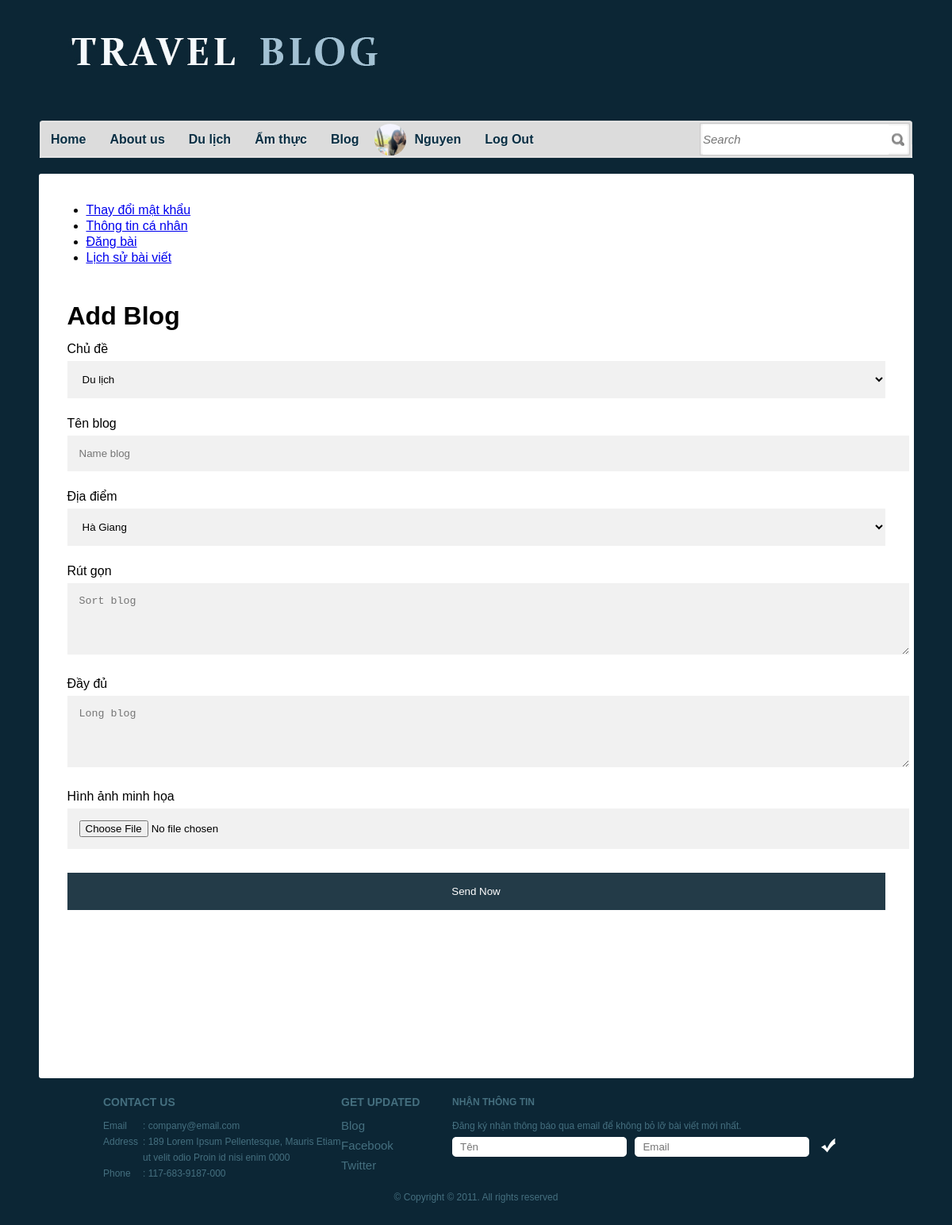
The page /add_blog.php (signed in) on the database its author committed.
### tables this page shows
CREATE TABLE `register` (
  `id_regt` int(11) NOT NULL,
  `Fullname` varchar(50) NOT NULL,
  `email` varchar(30) NOT NULL,
  `password` varchar(10) NOT NULL,
  `gender` varchar(10) NOT NULL,
  `address` varchar(20) NOT NULL,
  `birthday` date NOT NULL,
  `file` varchar(100) NOT NULL,
  `level` int(11) NOT NULL
);

### control.php (called while the page is built, shortened)
<?php
include('connect.php');
 class data{
    public function get_register($email,$pass){
        global $conn;
        $sql="select*from register where email='$email' and password='$pass'";
        $run=mysqli_query($conn,$sql);
        return $run;
    }
 public function select_subject(){
    global $conn;
    $sql="SELECT*from subject";
    $run =mysqli_query($conn,$sql);
    return $run;
 }
public function select_add(){
    global $conn;
    $sql="SELECT*from add_blog";
    $run =mysqli_query($conn,$sql);
    return $run;
}
}

### add_blog.php (the view, shortened to what this page needs)
<!DOCTYPE html>
<?php
include("control.php");
$get_data=new data();
$select_info=$get_data->get_register($_SESSION["email"],$_SESSION["pass"]);
foreach($select_info as $select){
	$name_login=$select["Fullname"];
	$user_avata=$select["file"];
	$id_regt=$select["id_regt"];
}?>
<html>
<head>
	<link rel="stylesheet" href="css/style.css" type="text/css" charset="utf-8" />
</head>
<body>
	<div id="header">
		<a href="admin_login.php" id="logo"><img src="images/logo1.jpg" alt="LOGO" /></a>
		<div id="navigation" class="menu">
			<ul>
			<li class="first"><a href="admin_login.php">Home</a></li>
			<li><a href="about.php">About us</a></li>
			<li><a href="travel.php">Du lịch</a></li>
			<li><a href="culinary.php">Ẩm thực</a></li>
			<li><a href="blog.php">Blog</a></li>
			<li><img src="img/<?php echo $user_avata?>" width="40px" height="40px" style="border-radius:50%;padding-right:0px;">
			</li>
			<li><a class="name" style="padding-left: 0px;margin-left:0px;"><?php echo $name_login;?></a>
		</li>
			<li><a href="logout.php">Log Out</a></li>
			</ul>
		</div>
		<div id="search">
        <form action="" method="POST">
				<input type="text" placeholder="Search" class="txtfield" name="txt_search">
				<input type="submit" value="" class="button" name="btn_search">
			</form>
		</div>
	</div>
	<div id="contents">
		<div class="background">
			<div id="menu">
				<ul>
                <li><a href="user_changepass.php">Thay đổi mật khẩu</a></li>
					<li><a href="user_infor.php?update=<?php echo $id_regt ?>">Thông tin cá nhân</a></li>
					<li><a href="add_blog.php">Đăng bài</a></li>
					<li><a href="user_blog_history.php">Lịch sử bài viết</a></li>
				</ul>
		</div>
		<form enctype="multipart/form-data" method="POST">
        <div class="container" id="cont">
        <h1>Add Blog</h1>
							<label>Chủ đề</label>
							<select name="txt_sub" class="inputs" >
                                <?php
							$sub=$get_data->select_subject();
							foreach($sub as $se){
							?>
                            <option value="<?php echo $se['id_sub'] ?>"><?php echo $se['Name_sub'] ?></option>
							<?php }?>
                         </select>
							<label>Tên blog</label>
							<input type="text" name="txt_nameblog" placeholder="Name blog"  >
							<label>Địa điểm</label>
							<select name="txt_add" class="inputs" >
							<?php
							$se_add=$get_data->select_add();
							foreach($se_add as $add_blog){
							?>
                            <option value="<?php echo $add_blog['id_add'] ?>"><?php echo $add_blog['name_add'] ?></option>
							<?php }?>
                         </select>
							<label>Rút gọn</label>
							<textarea name="txt_sort" placeholder="Sort blog" rows="4"></textarea>
							<label>Đầy đủ</label>
                            <textarea name="txt_long" placeholder="Long blog" rows="4"></textarea>
							<label>Hình ảnh minh họa</label>
							<input type="file" class="file" name="txtFile"/>
							<input type="submit" name="txt_submit" value="Send Now" class="btn3">
        </div>
		</form>
	</div>
	<div id="footer">
		<ul class="contacts">
			<h3>Contact Us</h3>
			<li><span>Email</span><p>: company@email.com</p></li>
			<li><span>Address</span><p>: 189 Lorem Ipsum Pellentesque, Mauris Etiam ut velit odio Proin id nisi enim 0000</p></li>
			<li><span>Phone</span><p>: 117-683-9187-000</p></li>
		</ul>
		<ul id="connect">
			<h3>Get Updated</h3>
			<li><a href="blog.php">Blog</a></li>
			<li><a href="http://facebook.com/freewebsitetemplates" target="_blank">Facebook</a></li>
			<li><a href="http://twitter.com/fwtemplates" target="_blank">Twitter</a></li>
		</ul>
		<div id="newsletter">
			<p><b>Nhận thông tin </b>
				Đăng ký nhận thông báo qua email để không bỏ lỡ bài viết mới nhất.
			</p>
			<form action="" method="post">
				<input type="text" placeholder="Tên" class="txtfield"  name="txt_name"/>
				<input type="text" placeholder="Email" class="txtfield"  name="txt_email"/>
				<input type="submit" value="" class="button" name="btnsub" />
			</form>
		</div>
		<span class="footnote">&copy; Copyright &copy; 2011. All rights reserved</span>
	</div>
</body>
</html>

### css/style.css (style rules this page uses)
html { font-family: Arial, Helvetica, sans-serif; }
body { background-color: #0c2635; margin: 0; }
img { border: 0; }
#header { width: 1100px; margin: 0 auto; padding: 40px 0; position: relative; }
#logo { display: block; padding: 0 0 35px 20px; }
#navigation { background: url(../images/bg-menu-left-curve.gif) no-repeat left bottom; height: 47px; padding: 13px 0 0 4px; position: absolute; bottom: -20px; left: 0; }
#navigation ul { background: url(../images/bg-menu.gif) repeat-x; display: inline-block; height: 40px; width: 840px; list-style: none; margin: 0; padding: 4px 0 3px; }
#navigation li { float: left; font-size: 16px; line-height: 40px; margin: 0 5px; text-align: center; }
#navigation li.first { margin-left: 0; }
#navigation a { color: #092f44; font-weight: bold; padding: 0 10px; text-decoration: none; text-shadow: 1px 1px 0 #eaeaea; }
#search { background: url(../images/bg-search.gif) no-repeat right bottom; height: 47px; width: 268px; padding: 13px 0 0; position: absolute; bottom: -20px; right: 0; }
#search form { display: inline-block; margin: 0; padding: 5px 4px 4px; }
#search input { float: left; line-height: 38px; }
#search .txtfield { color: #6e6e6e; font-size: 15px; font-style: italic; height: 38px; width: 234px; border: 0; margin: 0; padding: 0; }
#search .button { background: url(../images/spotlight.gif) no-repeat right center; border: 0; cursor: pointer; height: 38px; width: 20px; margin: 0; padding: 0; }
#contents { padding: 40px 0 20px; }
#contents .background { background-color: #ffffff; line-height: 20px; min-height: 1100px; width: 1063px; border-radius: 3px; margin: 0 auto; padding: 20px; }
#footer { color: #456f7f; line-height: 20px; width: 940px; margin: 0 auto; padding: 20px 10px; }
#footer ul.contacts { float: left; font-size: 12px; list-style: none; width: 300px; margin: 0; padding: 0 0 10px; }
#footer ul.contacts h3 { font-size: 14px; margin: 0 0 10px; text-transform: uppercase; }
#footer ul.contacts li span { float: left; width: 50px; }
#footer ul.contacts li p { margin: 0 0 0 50px; }
#connect { float: left; list-style: none; width: 140px; margin: 0; padding: 0; }
#connect h3 { font-size: 14px; margin: 0 0 10px; text-transform: uppercase; }
#connect li { padding: 0 0 5px; }
#connect li a { color: #456f7f; font-size: 15px; text-decoration: none; }
#newsletter { float: left; width: 500px; padding: 0 0 20px; }
#newsletter p { font-size: 12px; margin: 0; }
#newsletter p b { display: block; font-weight: 800; margin: 0 0 10px; text-transform: uppercase; }
#newsletter form { margin: 4px 0 16px; }
#newsletter .txtfield { background: url(../images/input.gif) no-repeat; color: #9c9c9c; height: 25px; line-height: 25px; width: 200px; border: 0; margin: 0 6px 0 0; padding: 0 10px; }
#newsletter .button { background: url(../images/button-check.gif) no-repeat; cursor: pointer; height: 25px; width: 25px; border: 0; padding: 0; }
#footer span.footnote { clear: both; display: block; font-size: 12px; margin: 40px 0 0; text-align: center; }

### add_blog.php (style rules this page uses)
#cont { box-sizing: border-box; }
.container { padding: 16px; background-color: white; }
div#cont>input[type=text],input[type=file],textarea { width: 100%; padding: 15px; margin: 5px 0 22px 0; display: inline-block; border: none; background: #f1f1f1; }
div#cont>select { width: 100%; padding: 15px; margin: 5px 0 22px 0; display: inline-block; border: none; background: #f1f1f1; }
.btn3 { background-color: #0c2635; color: white; padding: 16px 20px; margin: 8px 0; border: none; cursor: pointer; width: 100%; opacity: 0.9; }

### rows shown on the page
register: file (picture), Fullname "Nguyen"

### other values the page prints
form field txt_sub "Du lịch"
form field txt_add "Hà Giang"
